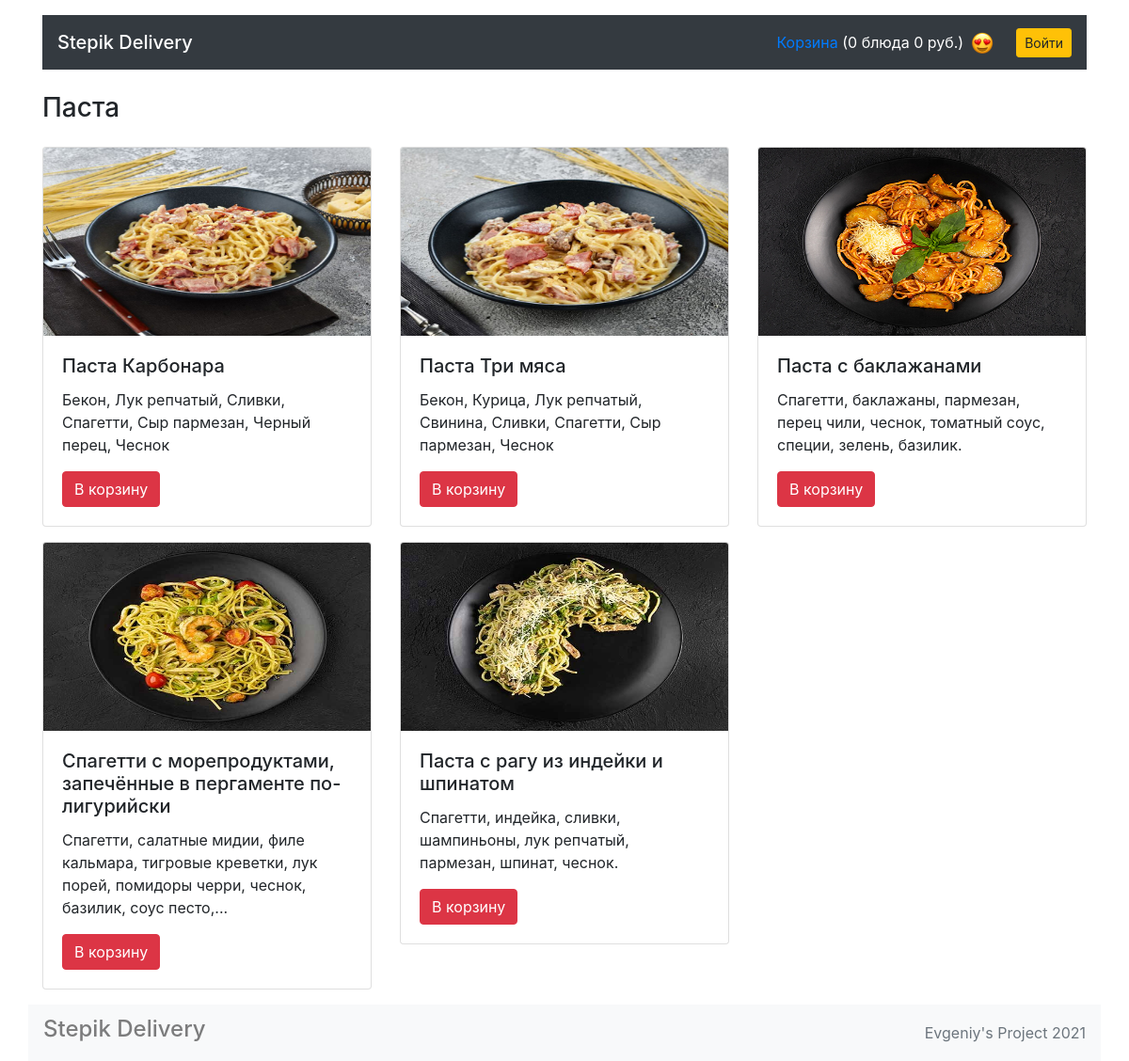
The page /categories/4 on the database its author committed.
### models.py (models this page shows)
class Category(db.Model):
    __tablename__ = 'categories'
    id = db.Column(db.Integer, primary_key=True)
    title = db.Column(db.String(), nullable=False)     # добавить unique=True
    dishes = db.relationship('Dish', back_populates='category')

class Dish(db.Model):
    __tablename__ = 'dishes'
    id = db.Column(db.Integer, primary_key=True)
    title = db.Column(db.String(), nullable=False)
    price = db.Column(db.Integer, nullable=False)
    description = db.Column(db.String(), nullable=False)
    picture = db.Column(db.String(), nullable=False)
    category_id = db.Column(db.Integer(), db.ForeignKey("categories.id"))
    category = db.relationship('Category', back_populates="dishes")
    orders = db.relationship("Order", secondary=orders_dishes_association, back_populates="dishes")

### views.py (the view)
@app.route('/categories/<category_id>')
def render_category(category_id):
    is_auth = False
    if session.get("user_id"):
        is_auth = True
    order_cart = session.get("cart", [])
    order_sum = session.get("sum", 0)
    category = db.session.query(Category).get_or_404(category_id)
    return render_template('category.html',
                           is_auth=is_auth,
                           order_cart=order_cart,
                           order_sum=order_sum,
                           category=category)

### templates/category.html (shortened to what this page needs)
  {% extends 'base.html' %}
  {% block container %}
    <section>
      <h3 class="my-4">{{ category.title }}</h3>
      <div class="row mt-4">
        {% for dish in category.dishes %}
        <div class="col-12 col-md-4">
          <div class="card mb-3">
             <img src="/static/pictures/{{ dish.picture }}" width="300" height="200" class="card-img-top" alt="">
            <div class="card-body">
              <h4 class="h5 card-title">{{ dish.title }}</h4>
              <p class="card-text">{{ dish.description|truncate(120) }}</p>
              <a href="/add_to_cart/{{ dish.id }}" class="btn btn-danger">В корзину</a>
            </div>
          </div>
        </div>
        {% endfor %}
      </div>
    </section>
{% endblock %}

### templates/base.html (style rules this page uses)
html { position: relative; min-height: 100%; }
body { margin-bottom: 60px; }

### rows shown on the page
Category: title "Паста"
Dish: picture (picture), title "Паста Карбонара", description "Бекон, Лук репчатый, Сливки, Спагетти, Сыр пармезан, Черный перец, Чеснок"
Dish: picture (picture), title "Паста Три мяса", description "Бекон, Курица, Лук репчатый, Свинина, Сливки, Спагетти, Сыр пармезан, Чеснок"
Dish: picture (picture), title "Паста с баклажанами", description "Спагетти, баклажаны, пармезан, перец чили, чеснок, томатный соус, специи, зелень, базилик."
Dish: picture (picture), title "Спагетти с морепродуктами, запечённые в пергаменте по-лигурийски", description "Спагетти, салатные мидии, филе кальмара, тигровые креветки, лук порей, помидоры черри, чеснок, базилик, соус песто,..."
Dish: picture (picture), title "Паста с рагу из индейки и шпинатом", description "Спагетти, индейка, сливки, шампиньоны, лук репчатый, пармезан, шпинат, чеснок."

### other values the page prints
{{ order_cart|length }} "0"
{{ order_sum }} "0"
